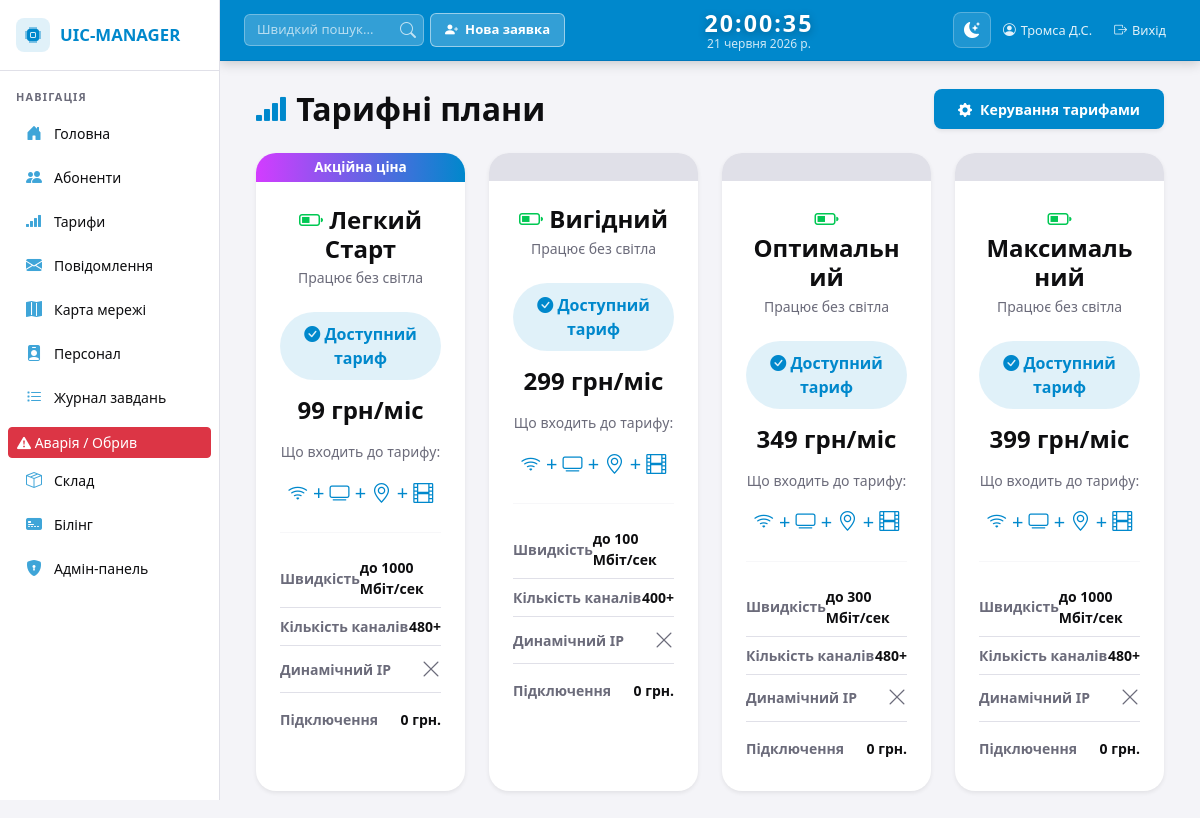
Page /tariffs/ (signed in) on the committed database.
### infrastructure/models.py (models this page shows, shortened)
class Tariff(models.Model):
    name = models.CharField(max_length=100)
    price = models.IntegerField()
    speed = models.IntegerField()
    channels = models.CharField(max_length=50)
    is_promo = models.BooleanField(default=False)
    dynamic_ip = models.BooleanField(default=False)
    kinoman = models.BooleanField(default=False)
    support_24_7 = models.BooleanField(default=True)
    connection_fee = models.IntegerField(default=0)
    class Meta:
        verbose_name = "Тариф"
        verbose_name_plural = "Тарифи"

### infrastructure/views.py (the view)
# urls.py: path('tariffs/', tariffs_view, name='tariffs'),
@login_required
def tariffs_view(request):
    return render(request, 'tariffs.html', {'tariffs': Tariff.objects.all().order_by('price')})

### templates/tariffs.html (shortened to what this page needs)
{% extends 'base.html' %}
{% block content %}
<div class="container-fluid">
    <div class="d-flex justify-content-between align-items-center mb-4 flex-wrap gap-3">
        <h2 style="color: var(--tw-text); margin: 0; font-weight: 700;">
            <i class="bi bi-reception-4" style="color: var(--tw-accent);"></i> Тарифні плани
        </h2>
        <a href="/admin/infrastructure/tariff/" class="btn fw-bold px-4 text-white d-inline-flex align-items-center gap-2 shadow-sm"
           style="background-color: var(--tw-accent); border: none; border-radius: 8px; height: 40px; font-size: 0.88rem;"
           target="_blank">
            <i class="bi bi-gear-fill"></i> Керування тарифами
        </a>
    </div>
    <div class="row justify-content-center g-4">
        {% for tariff in tariffs %}
        <div class="col-xl-3 col-lg-4 col-md-6">
            <div class="card h-100 border-0 shadow-sm" style="background-color: var(--tw-sidebar-bg); border: 1px solid var(--tw-sidebar-border); border-radius: 20px; overflow: hidden;">
                {% if tariff.is_promo %}
                <div class="text-white text-center py-1 fw-bold" style="background: linear-gradient(90deg, #d33cff, #0088cc); font-size: 0.85rem;">
                    Акційна ціна
                </div>
                {% else %}
                <div style="background: var(--tw-sidebar-border); height: 28px;"></div>
                {% endif %}
                <div class="card-body text-center p-4">
                    <h4 class="fw-bold mb-1" style="color: var(--tw-text);">
                        <i class="bi bi-battery-half" style="color: var(--tw-green, #00c853);"></i> {{ tariff.name }}
                    </h4>
                    <p style="color: var(--tw-muted);" class="small mb-4">Працює без світла</p>
                    <div class="rounded-pill w-100 fw-bold mb-3" style="background-color: var(--tw-accent-soft); color: var(--tw-accent); padding: 10px; cursor: default;">
                        <i class="bi bi-check-circle-fill"></i> Доступний тариф
                    </div>
                    <h4 class="fw-bold mb-3" style="color: var(--tw-text);">{{ tariff.price }} грн/міс</h4>
                    <div class="small mb-3" style="color: var(--tw-muted);">Що входить до тарифу:</div>
                    <div class="mb-4 fs-5" style="color: var(--tw-accent);">
                        <i class="bi bi-wifi"></i> + <i class="bi bi-tv"></i> + <i class="bi bi-geo-alt"></i> + <i class="bi bi-film"></i>
                    </div>
                    <hr style="border-color: var(--tw-sidebar-border);">
                    <ul class="list-unstyled text-start mb-0">
                        <li class="d-flex justify-content-between align-items-center py-2" style="border-bottom: 1px solid var(--tw-sidebar-border);">
                            <span style="color: var(--tw-muted);" class="fw-bold small">Швидкість</span>
                            <span class="fw-bold small" style="color: var(--tw-text);">до {{ tariff.speed }} Мбіт/сек</span>
                        </li>
                        <li class="d-flex justify-content-between align-items-center py-2" style="border-bottom: 1px solid var(--tw-sidebar-border);">
                            <span style="color: var(--tw-muted);" class="fw-bold small">Кількість каналів</span>
                            <div class="text-end">
                                <span class="fw-bold small d-block" style="color: var(--tw-text);">{{ tariff.channels }}</span>
                            </div>
                        </li>
                        <li class="d-flex justify-content-between align-items-center py-2" style="border-bottom: 1px solid var(--tw-sidebar-border);">
                            <span style="color: var(--tw-muted);" class="fw-bold small">Динамічний IP</span>
                            {% if tariff.dynamic_ip %}
                                <i class="bi bi-check-lg fs-5" style="color: var(--tw-text);"></i>
                            {% else %}
                                <i class="bi bi-x-lg fs-5" style="color: var(--tw-muted);"></i>
                            {% endif %}
                        </li>
                        <li class="d-flex justify-content-between align-items-center py-2 mt-2">
                            <span style="color: var(--tw-muted);" class="fw-bold small">Підключення</span>
                            <span class="fw-bold small" style="color: var(--tw-text);">{{ tariff.connection_fee }} грн.</span>
                        </li>
                    </ul>
                </div>
            </div>
        </div>
        {% endfor %}
    </div>
</div>
{% endblock %}

### templates/base.html (style rules this page uses)
[data-bs-theme="light"] { --tw-accent: #0088cc; --tw-accent-hover: #0077bb; --tw-accent-soft: rgba(0, 136, 204, 0.12); --tw-navbar-bg: #0088cc; --tw-navbar-border: #0077bb; --tw-sidebar-bg: #ffffff; --tw-sidebar-border: #e0e0e8; --tw-nav-hover: #e8f4fd; --tw-nav-active: #d0eaf8; --tw-main-bg: #f4f4f8; --tw-text: #0e0e10; --tw-muted: #6b6b7a; --tw-input-bg: rgba(255,255,255,0.2); --tw-input-border: rgba(255,255,255,0.3); --tw-input-text: #ffffff; --tw-input-ph: rgba(255,255,255,0.65); --tw-form-bg: #ffffff; --tw-form-border: #ced4da; --tw-form-text: #0e0e10; --tw-form-ph: #6b6b7a; }
* { box-sizing: border-box; }
body { font-family: 'Segoe UI', Tahoma, Geneva, Verdana, sans-serif; background: var(--tw-main-bg); transition: background 0.3s, color 0.3s; }
.btn { transition: transform 0.15s ease, box-shadow 0.15s ease, background-color 0.15s ease, border-color 0.15s ease, color 0.15s ease; }
.card { transition: transform 0.2s ease, box-shadow 0.2s ease; }

### rows in the picture
Tariff: is_promo "Акційна ціна", name "Легкий Старт", price "99", speed "1000", channels "480+", dynamic_ip False (drawn), connection_fee "0"
Tariff: is_promo False (drawn), name "Вигідний", price "299", speed "100", channels "400+", dynamic_ip False (drawn), connection_fee "0"
Tariff: is_promo False (drawn), name "Оптимальний", price "349", speed "300", channels "480+", dynamic_ip False (drawn), connection_fee "0"
Tariff: is_promo False (drawn), name "Максимальний", price "399", speed "1000", channels "480+", dynamic_ip False (drawn), connection_fee "0"
